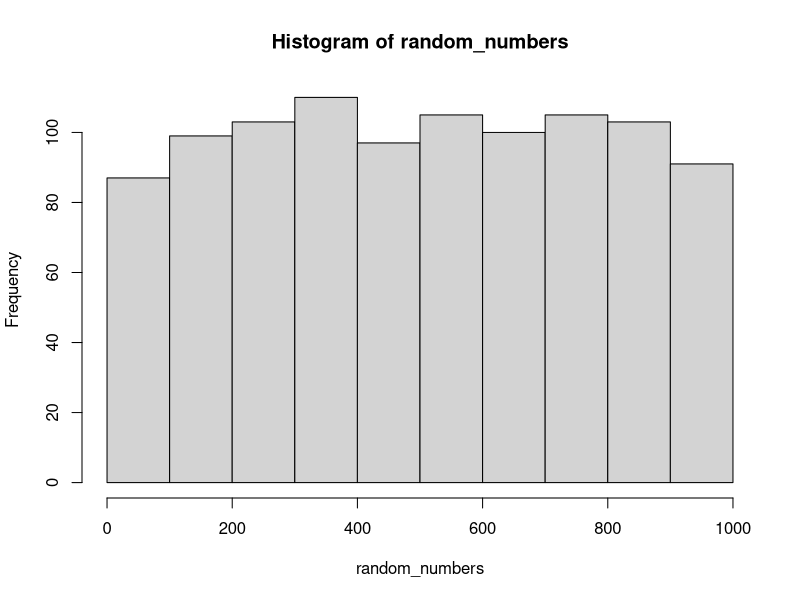
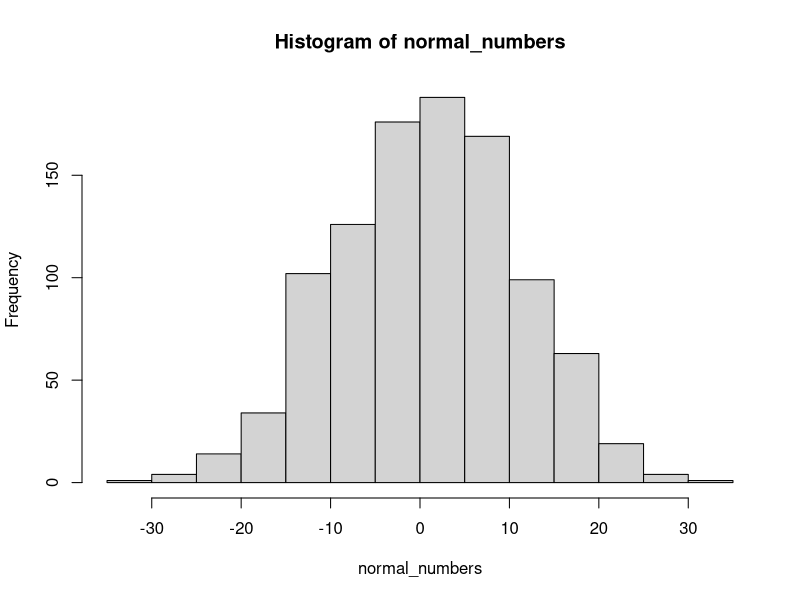

Write the R code that produced these figures, in order.
## ---- chunk 1

sum(1:100)

#1+2+3+4

a <- 0

for(i in 1:100){
  a <- a+i
}

a

## ---- chunk 2



sum(50:100)

sum(500:1000)


sum_sequence <- function(min,max){

  return(sum(min:max))
  
}

sum_sequence(min = 5, max = 100)

sum_sequence_loop <- function(min,max){
  
  a <- 0
  
  for(i in min:max){
    a <- a+i
  }
  
  return(a)
  
}

sum_sequence_loop(1,10)

## ---- chunk 3
?runif

 random_numbers <-runif(n = 1000,min=0,max=1000)
 
 hist(random_numbers)
 
 
  normal_numbers <-rnorm(n = 1000,0,10)
 
 hist(normal_numbers)
 
 sample(1:6, 1)
 
## ---- chunk 4
## mean

some_numbers <- 1:10

mean(some_numbers)

mean_A <- function(x) {
  return(sum(x) / length(x))
}

mean_A(some_numbers)

##

some_numbers <- 1:10

temp_sum <- 0
temp_length <- 0
for(i in some_numbers){
  temp_sum <- temp_sum+i
  temp_length <- temp_length+1
}

temp_sum
temp_length

temp_sum/temp_length


mean_B <- function(x){
  
  temp_sum <- 0
  temp_length <- 0
  for (i in x) {
    temp_sum <- temp_sum + i
    temp_length <- temp_length + 1
  }
  
  return(temp_sum/temp_length)
}

mean_B(1:100)

## ---- chunk 5

## mode

a <- c(1,1,1,1,1,2,3,4,5)

1 == a

unique(a)
table(a)


my_unique <- function(x){
  
  unique_number <- c()
  counter <- 0
  for(i in x){
    
    test_unique <- (i == unique_number)
    
    if(sum(test_unique) == 0) {
      counter <- counter+1
      unique_number[counter] <- i
    }
    
  }
  
  return(unique_number)
  
}


my_unique(a)

b <- c(5,2,3,4,1,2,3,4,5,6,6,6,7,5,4,3,2,3,4,5,6,7,8,9)

bubble_sort <- function(x){
  
  swap <- 0
  for(i in 2:length(x)){
    if(x[i] < x[i-1]) {
      x[i-1] <- x[i]
      x[i] <- x[i-1]
      swap <- swap+1
    }
  }
  
  return(x)

}

bubble_sort(b)



unique(b)
table(b)

my_unique(b)

table(b)

min(b)
max(b)


## ---- chunk 6

## median

## range

## standard deviation

## ---- chunk 7
for(i in 1:100) {
  if(i %% 3 == 0 & i %% 5 == 0) {
    print("FizzBuzz")
  } else if(i %% 3 == 0) {
    print("Fizz")
  } else if(i %% 5 == 0) {
    print("Buzz")
  } else {
    print(i)
  }
}

